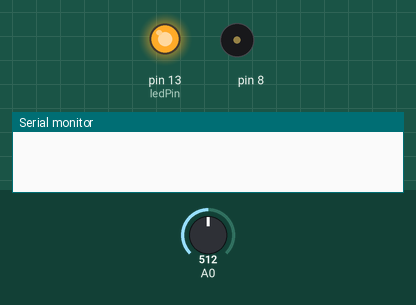
Simulated run of this sketch. Board: Arduino Uno, built with avr-gcc and run on an emulated ATmega328P. Shown: output pins drawn as LEDs (lit = HIGH), buzzer (waves = sounding), the last lines printed to the serial monitor. Inputs (shaded band) come from the test bench; at power-on: A0 = 512.

Above: at 0.1 s.
At 6.2 s:
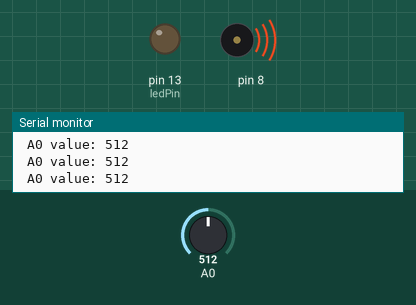
6.3 s: A0 set to 109
At 7.4 s:
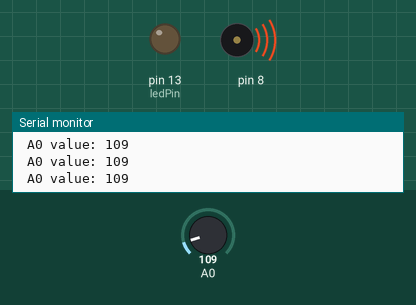
9.3 s: A0 set to 93
Timing chart, 0 to 12.3 s (numbered marks = the images above; inputs shaded):
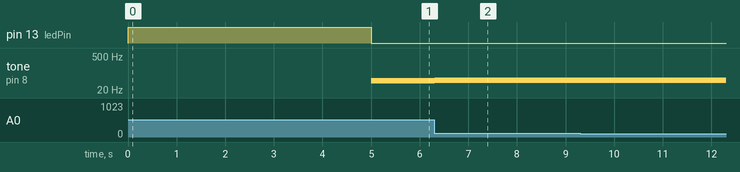

The sketch:

Project06Potentiometer.ino
```cpp
const int ledPin = 13;
int sensorValue;
int sensorLow = 1023;
int sensorHigh = 0;

void setup() {
    Serial.begin(9600);
    pinMode(ledPin, OUTPUT);
    digitalWrite(ledPin, HIGH);

    while (millis() < 5000) {
        sensorValue = analogRead(A0);
        if (sensorValue > sensorHigh) {
            sensorHigh = sensorValue;
        }
        if (sensorValue < sensorLow) {
            sensorLow = sensorValue;
        }
    }
    digitalWrite(ledPin, LOW);
}

void loop() {
    sensorValue = analogRead(A0);
    int pitch = map(sensorValue, sensorLow, sensorHigh, 50, 4000);
    tone(8, pitch, 20);

    Serial.print(" A0 value: ");
    Serial.println(sensorValue);
    delay(10);
}
```

Measured:
- after the input at 6.3 s, tone on pin 8: 49 Hz → 51 Hz at once
